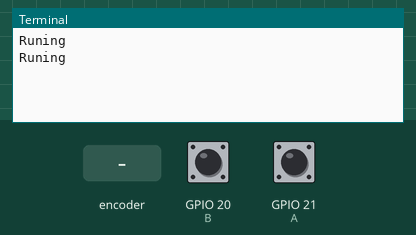
Simulated run of this program. Board: Raspberry Pi (BCM pin numbers). Shown: the last lines printed to the terminal. Inputs (shaded band) come from the test bench; at power-on: GPIO 20 (B) HIGH, GPIO 21 (A) HIGH.

Above: at 1.2 s.
1.3 s: rotary encoder on GPIO 21 (A) / GPIO 20 (B) turned 1 step (first pin leading)
At 1.9 s:
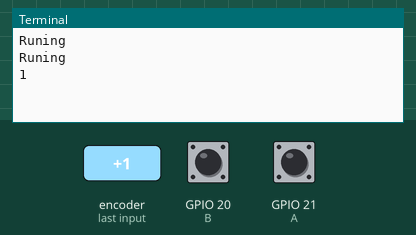
3.0 s: rotary encoder on GPIO 21 (A) / GPIO 20 (B) turned 1 step (first pin leading)
At 3.8 s:
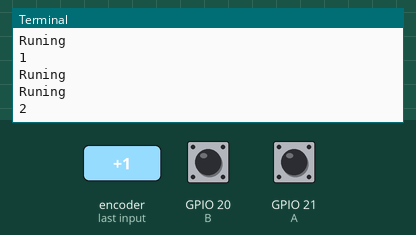

Measured:
- after the input at 1.3 s, the terminal: prints a new line after 0.05 s (image 1)
- after the input at 3.0 s, the terminal: prints a new line after 0.05 s (image 2)

The program:

Motorsensor.py
```python
import RPi.GPIO as GPIO
import time


spin_count = 0
A = 21
B = 20
GPIO.setmode(GPIO.BCM)
GPIO.setup(B, GPIO.IN, pull_up_down=GPIO.PUD_UP)
GPIO.setup(A, GPIO.IN, pull_up_down=GPIO.PUD_UP)


def my_callback(channel):
    global spin_count
    if GPIO.input(A):
        if not GPIO.input(B):
            spin_count += 1
        elif GPIO.input(B):
            spin_count -= 1
    print(spin_count)


GPIO.add_event_detect(A, GPIO.RISING, callback=my_callback)
while True:
    print("Runing")
    time.sleep(1)
```
